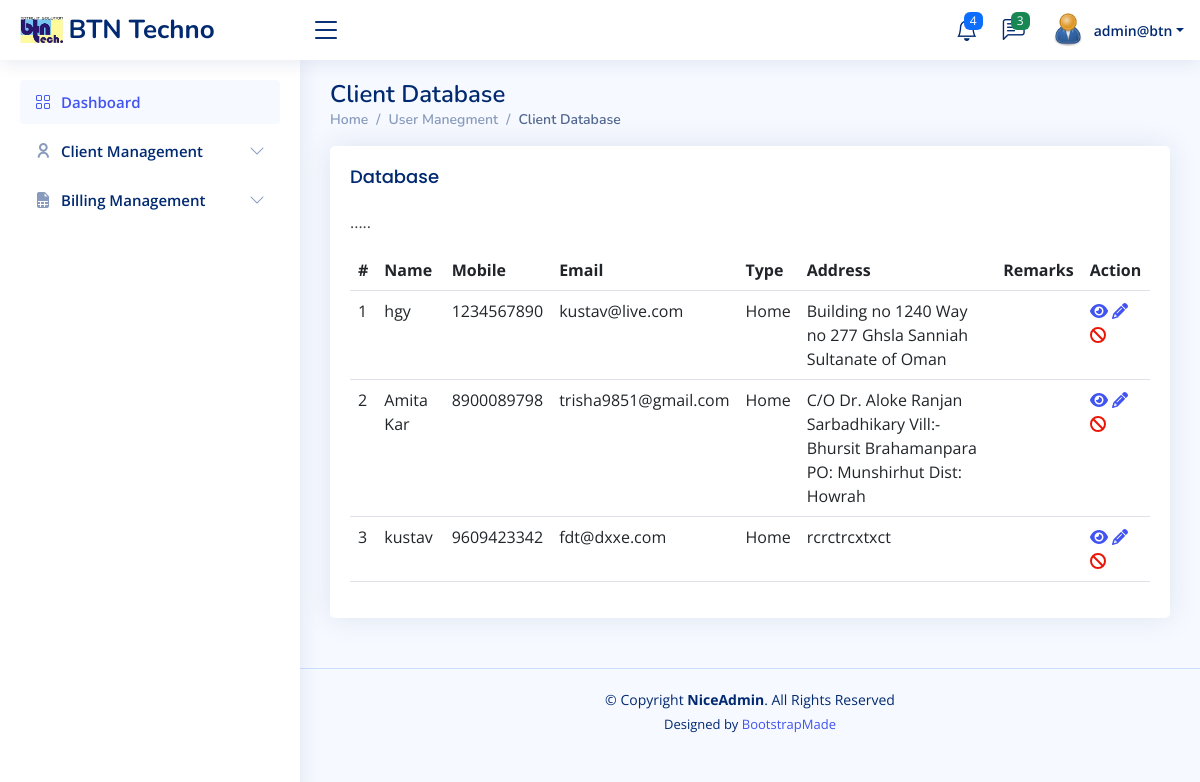
Page /userlist.php (signed in) on the earlier database version.
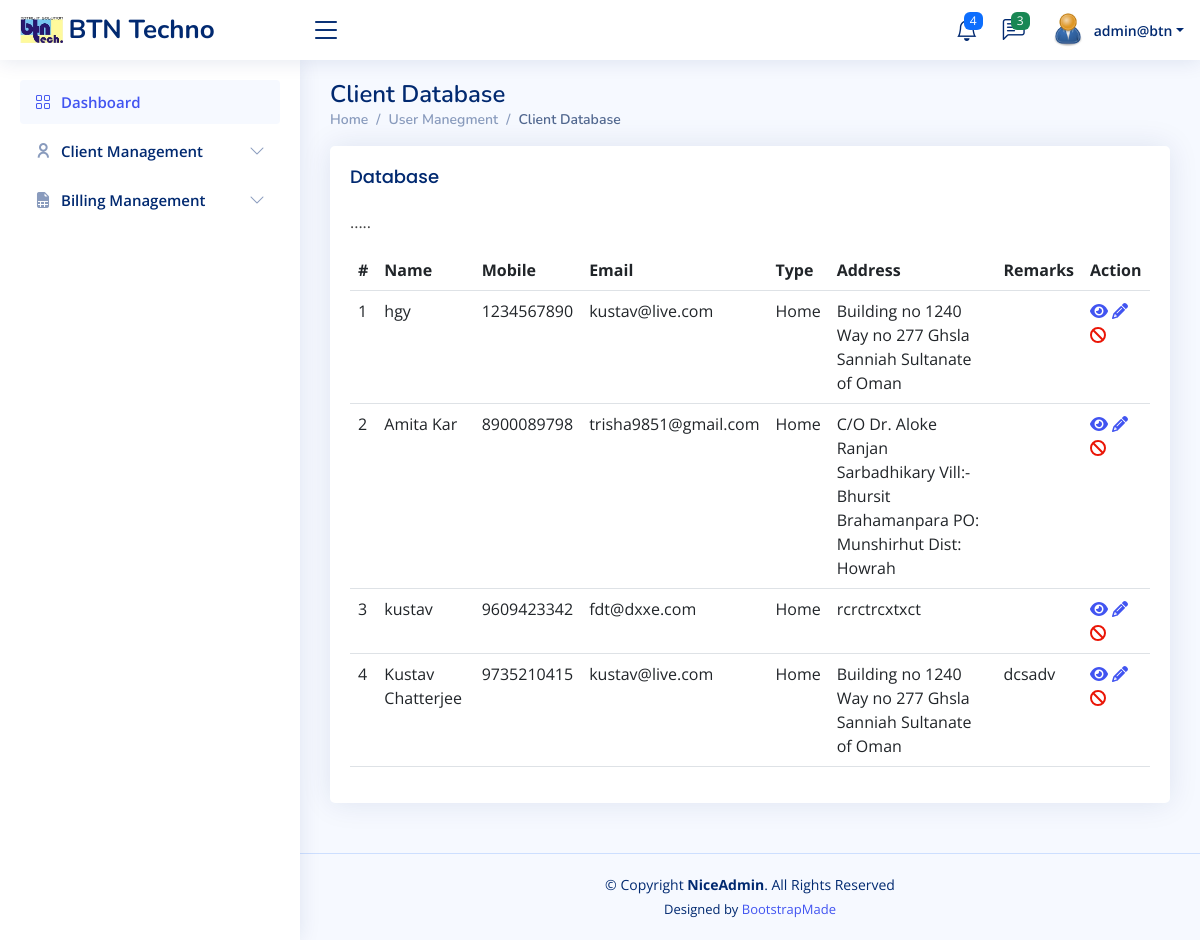
Same page on the later database version.
### tables this page shows
CREATE TABLE `clientmain` (
  `id` int NOT NULL AUTO_INCREMENT,
  `name` varchar(30) NOT NULL,
  `mob` varchar(10) DEFAULT NULL,
  `email` varchar(30) DEFAULT NULL,
  `type` varchar(10) DEFAULT NULL,
  `address` varchar(100) DEFAULT NULL,
  `remarks` varchar(100) DEFAULT NULL,
  PRIMARY KEY (`id`)
);

### userlist.php (the view, shortened to what this page needs)
<!DOCTYPE html>
<html lang="en">
<head>
    <?php
require_once("navbar.php");
require_once("config.php");
$sql = "SELECT * FROM clientmain";
?>
</head>
<body>
<main id="main" class="main">
<div class="pagetitle">
  <h1>Client Database</h1>
  <nav>
    <ol class="breadcrumb">
    <li class="breadcrumb-item"><a href="index.php">Home</a></li>
          <li class="breadcrumb-item">User Manegment</li>
          <li class="breadcrumb-item active">Client Database</li>
    </ol>
  </nav>
</div>
<section class="section">
  <div class="row">
    <div class="col-lg-12">
      <div class="card">
        <div class="card-body">
          <h5 class="card-title">Database</h5>
          <p> ..... </p>
          <table class="table datatable">
            <thead>
              <tr>
                <th scope="col">#</th>
                <th scope="col">Name</th>
                <th scope="col">Mobile</th>
                <th scope="col">Email</th>
                <th scope="col">Type</th>
                <th scope="col">Address</th>
                <th scope="col">Remarks</th>
                <th scope="col">Action</th>
              </tr>
            </thead>
            <tbody>
        <?php
             if($result = mysqli_query($link, $sql)){
                if(mysqli_num_rows($result) > 0){
                   while($row = mysqli_fetch_array($result)){
                echo "<tr>";
                echo "<td>" . $row['id'] . "</td>";
                echo "<td>" . $row['name'] . "</td>";
                echo "<td>" . $row['mob'] . "</td>";
                echo "<td>" . $row['email'] . "</td>";
                echo "<td>" . $row['type'] . "</td>";
                echo "<td>" . $row['address'] . "</td>";
                echo "<td>" . $row['remarks'] . "</td>";
                echo "<td>";
                    echo '<a href="read.php?id='. $row['id'] .'" class="mr-3" title="View Record" data-toggle="tooltip"><span class="fa fa-eye fa-beat"></span></a>';
                    echo '&nbsp<a href="update_cas.php?uid='. $row['id'] .'" class="mr-3" title="Update Record" data-toggle="tooltip"><span class="fa fa-pencil fa-beat"></span></a>';
                    echo '&nbsp<a href="ajax.php?DND=Yes&id='. $row['id'] .' " title="Start DND" data-toggle="tooltip"><span class="fa fa-ban fa-beat" style="color: #ea1506;"></span></a>';
                echo "</td>";
            echo "</tr>";
        }
    }
 }
        ?>
         </tbody>
          </table>
        </div>
      </div>
    </div>
  </div>
</section>
</main>
<footer id="footer" class="footer">
<div class="copyright">
  &copy; Copyright <strong><span>NiceAdmin</span></strong>. All Rights Reserved
</div>
<div class="credits">
  Designed by <a href="https://bootstrapmade.com/">BootstrapMade</a>
</div>
</footer>
</body>
</html>

Differences in the rows shown:
added clientmain: id "4", name "Kustav Chatterjee", mob "9735210415", email "kustav@live.com", type "Home", address "Building no 1240 Way no 277 Ghsla Sanniah Sultanate of Oman", remarks "dcsadv"
